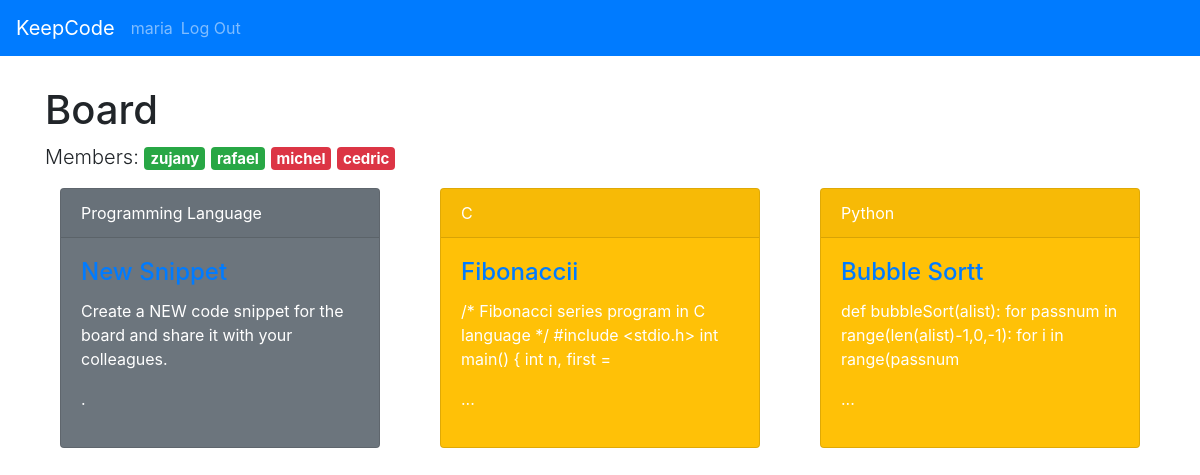
Page / (signed in) on the earlier database version.
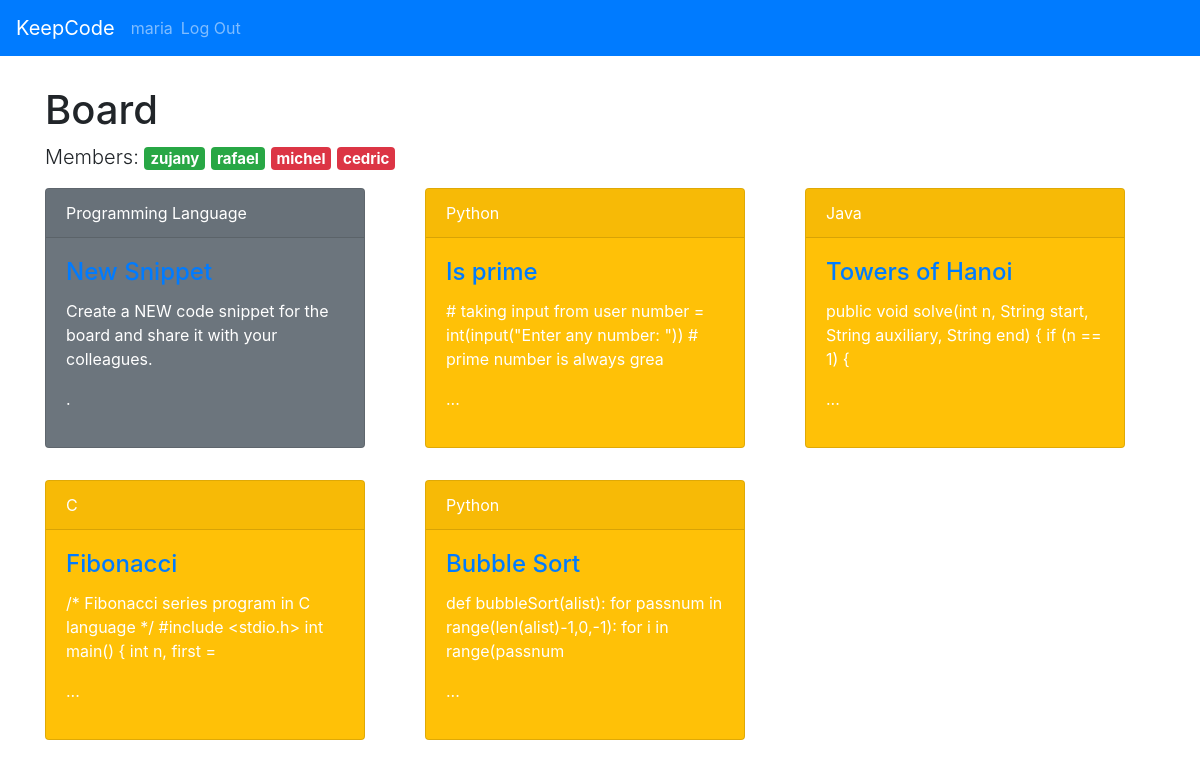
Same page on the later database version.
### tables this page shows
CREATE TABLE user (
  id INTEGER PRIMARY KEY AUTOINCREMENT,
  username TEXT UNIQUE NOT NULL,
  password TEXT NOT NULL,
  last_login TIMESTAMP NOT NULL DEFAULT CURRENT_TIMESTAMP
);

CREATE TABLE post (
  id INTEGER PRIMARY KEY AUTOINCREMENT,
  author_id INTEGER NOT NULL,
  created TIMESTAMP NOT NULL DEFAULT CURRENT_TIMESTAMP,
  last_updated TIMESTAMP NOT NULL DEFAULT CURRENT_TIMESTAMP,
  title TEXT NOT NULL,
  body TEXT NOT NULL,
  programming_language TEXT NOT NULL,
  FOREIGN KEY (author_id) REFERENCES user (id)
);

### keepcode/board.py (the view)
@bp.route('/')
def index():
    db = get_db()
    posts = db.execute(
        'SELECT p.id, title, body, created, author_id,'
        ' last_updated, programming_language, username'
        ' FROM post p JOIN user u ON p.author_id = u.id'
        ' ORDER BY created DESC'
    ).fetchall()
    return render_template('board/index.html', posts=posts)

### keepcode/auth.py (called while the page is built)
@bp.before_app_request
def load_logged_in_user():
    user_id = session.get('user_id')
    if user_id is None:
        g.user = None
    else:
        g.user = get_db().execute(
            'SELECT * FROM user WHERE id = ?', (user_id,)
        ).fetchone()

### keepcode/db.py (called while the page is built)
def get_db():
    if 'db' not in g:
        g.db = sqlite3.connect(
            current_app.config['DATABASE'],
            detect_types=sqlite3.PARSE_DECLTYPES
        )
        g.db.row_factory = sqlite3.Row
    return g.db

### keepcode/templates/board/index.html (shortened to what this page needs)
{% extends 'base.html' %}
{% block header %}
  {% if g.user %}
    <h1>
      Board
    </h1>
    <p class="lead">
      <span>Members: </span>
      <span class="badge badge-success">zujany</span>
      <span class="badge badge-success">rafael</span>
      <span class="badge badge-danger">michel</span>
      <span class="badge badge-danger">cedric</span>
    </p>
  {% endif %}
{% endblock %}
{% block content %}
  {% if g.user %}
    <div class="row justify-content-center">
      <div class="card-deck">
        <div class="col-auto mb-3">
            <div class="card text-white bg-secondary mb-3" style="max-width: 20rem;">
              <div class="card-header">Programming Language</div>
              <div class="card-body">
                <a class="action" href="{{ url_for('board.create') }}">
                  <h4 class="card-title">New Snippet</h4>
                </a>
                <p class="card-text">
                  Create a NEW code snippet for the board and share it with your colleagues.
                </p>
                <p>.</p>
              </div>
            </div>
        </div>
        {% for post in posts %}
          <div class="col-auto mb-3">
            <div class="card text-white bg-warning mb-3" style="max-width: 20rem;">
              <div class="card-header">{{ post['programming_language'] }}</div>
              <div class="card-body">
                <a class="action" href="{{ url_for('board.update', id=post['id']) }}">
                  <h4 class="card-title">{{ post['title'] }}</h4>
                </a>
                <p class="card-text">
                  {{ post['body'][:100] }}
                  <p>...</p>
                </p>
              </div>
            </div>
          </div>
        {% endfor %}
      </div>
    </div>
  {% endif %}
{% endblock %}

### keepcode/templates/base.html (shortened to what this page needs)
<!doctype html>
<link rel="stylesheet" href="{{ url_for('static', filename='bootstrap.css') }}">
<link rel="stylesheet" href="{{ url_for('static', filename='style.css') }}">
<nav class="navbar navbar-expand-lg navbar-dark bg-primary">
  <a class="navbar-brand" href="{{ url_for('board.index') }}">KeepCode</a>
  <div class="collapse navbar-collapse" id="navbarColor01">
    <ul class="navbar-nav mr-auto">
      {% if g.user %}
        <li class="nav-item">
          <span class="navbar-text">{{ g.user['username'] }}</span>
        </li>
        <li class="nav-item">
          <a class="nav-link" href="{{ url_for('auth.logout') }}">Log Out</a>
        </li>
      {% endif %}
    </ul>
  </div>
</nav>
<section class="content">
  <div class="container">
    <header>
      {% block header %}{% endblock %}
    </header>
    {% block content %}{% endblock %}
  </div>
</section>

### keepcode/static/style.css (style rules this page uses)
.container { margin-top:30px; }

Differences in the rows shown:
added post: programming_language "Python", title "Is prime", body "# taking input from user number = int(input(\"Enter any number: \")) # prime number is always grea"
added post: programming_language "Java", title "Towers of Hanoi", body "public void solve(int n, String start, String auxiliary, String end) { if (n == 1) {"
changed post: title "Fibonaccii" → "Fibonacci"
changed post: title "Bubble Sortt" → "Bubble Sort"
